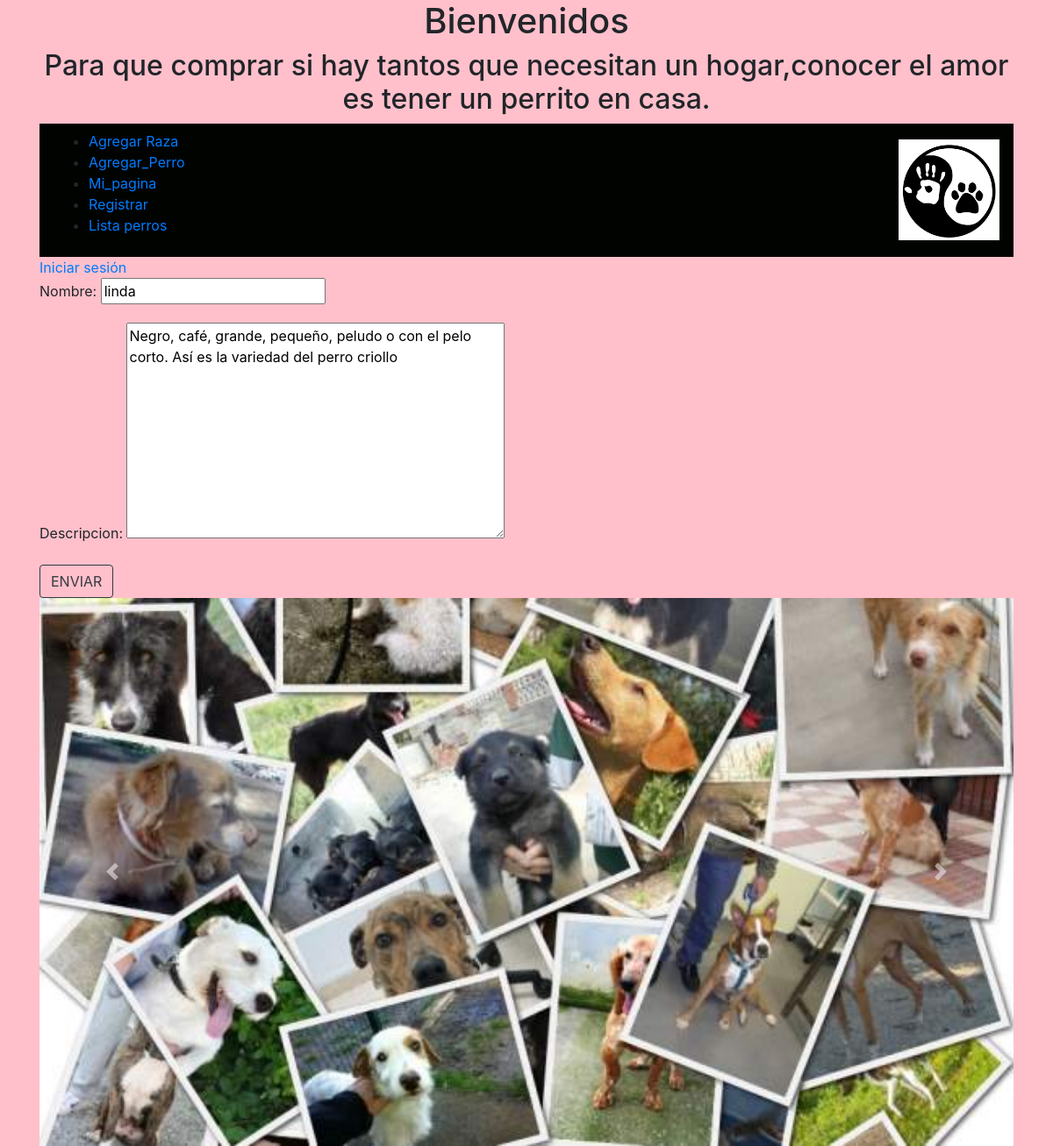
The app's page /editar_perros/4/ with its own data.
### home/models.py (models this page shows, shortened)
class Perro(models.Model):
	nombre = models.CharField(max_length = 100)
	foto=models.ImageField(upload_to="fotos",null=True,blank=True)
	descripcion  = models.TextField(max_length  = 100)
	raza = models.ForeignKey(Raza, on_delete = models.PROTECT)
	cliente = models.ForeignKey(Cliente, on_delete = models.PROTECT)
	cuidador= models.ManyToManyField(Cuidador, null = True,blank = True)
	veterinario = models.ManyToManyField(Veterinario,null = True,blank=True)

### home/views.py (the view)
# urls.py: path('editar_perros/<int:id_product>/',vista_editar_perros, name = 'vista_editar_perros'),
def vista_editar_perros(request,id_product):
	prod = Perro.objects.get(id = id_product)
	if request.method == "POST":
		formulario = agregar_raza_form(request.POST,request.FILES,instance = prod)
		if formulario.is_valid():
			pro = formulario.save()
			return redirect('/lista_perros')
	else:
		formulario = agregar_raza_form(instance = prod)
	return render(request,'agregar_raza.html',locals())

### home/forms.py
class agregar_raza_form(forms.ModelForm):
	class Meta:
			model = Raza
			fields ='__all__'

### templates/agregar_raza.html (shortened to what this page needs)
{% extends 'base.html' %}
{% block content %}
	<form class="" action="" method="POST" enctype="multipart/form-data">
		{{ formulario.as_p}}
	<button type="submit" class="btn btn-outline-dark">ENVIAR</button>
	</form>
{% endblock %}

### records on screen
Perro: nombre "linda", descripcion "Negro, café, grande, pequeño, peludo o con el pelo corto. Así es la variedad del perro criollo"
